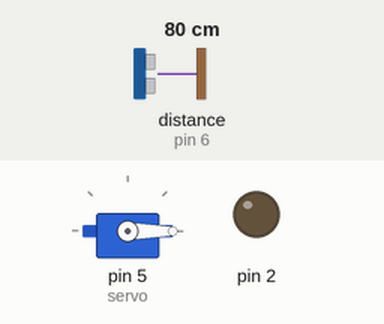
Recording of a sketch running on a simulated Arduino Uno, built with avr-gcc and run on an emulated ATmega328P. On the bench: servo, output pins drawn as LEDs (lit = HIGH). Dashed ring = blinking. The test bench sets the inputs (shaded band); at power-on: distance to the obstacle (sensor on pin 6) 80 cm. The echo pulse lasts 58.3 µs per cm; pins used as bus, display or sensor lines are not drawn.

Above: at 2.8 s.
2.9 s: distance to the obstacle (sensor on pin 6) set to 53 cm
5.6 s: distance to the obstacle (sensor on pin 6) set to 45 cm
At 6.8 s:
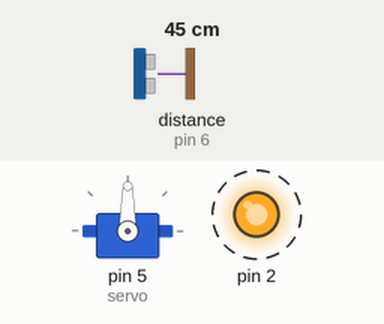
11.5 s: distance to the obstacle (sensor on pin 6) set to 60 cm
At 13.2 s:
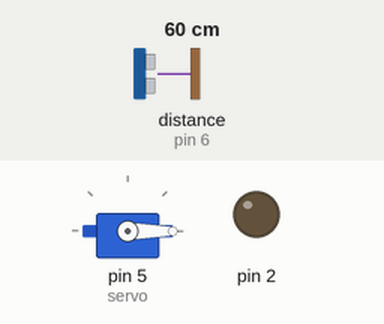
14.2 s: distance to the obstacle (sensor on pin 6) set to 2 cm
At 17.8 s:
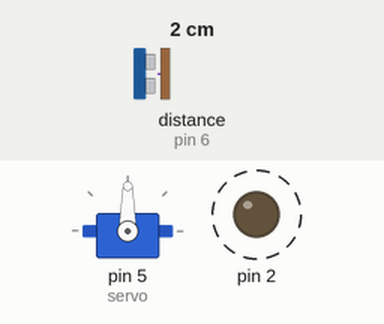
Timing chart, 0 to 21.2 s (numbered marks = the images above; inputs shaded):
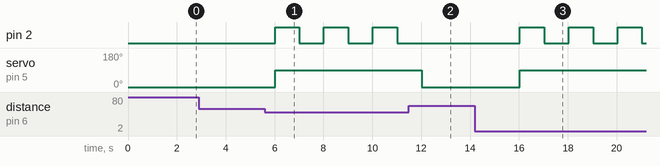

The sketch:

exp_1.ino
```cpp
#include <Servo.h>
float dist;
Servo servo;

void isr () {
  servo.write(90);
}

long readDist (int triggerPin,int echoPin)
{
  pinMode(triggerPin, OUTPUT);  // Clear the trigger
  digitalWrite(triggerPin, LOW);
  delayMicroseconds(2);
  // Sets the trigger pin to HIGH state for 10 microseconds
  digitalWrite(triggerPin, HIGH);
  delayMicroseconds(10);
  digitalWrite(triggerPin, LOW);
  pinMode(echoPin, INPUT);
  // Reads the echo pin, and returns the sound wave travel time in microseconds
  return pulseIn(echoPin, HIGH);
}

void setup()
{
  Serial.begin(9600);
  pinMode(2, OUTPUT);
  pinMode(5, OUTPUT);
  servo.attach(5);
  attachInterrupt(digitalPinToInterrupt(2), isr, HIGH);
}

void loop()
{
	dist = readDist(7, 6) * 0.01723;
  	if (dist < 50) {
		digitalWrite(2, HIGH);
    }
  	else {
      servo.write(0);
	  digitalWrite(2, LOW);
    }
    delay(1000);
    digitalWrite(2, LOW);
  	delay(1000);
}
```

Measured:
- the behaviour switches between 50 and 49 cm on distance to the obstacle (sensor on pin 6) (found by bisection; images 0 and 1)
- after the input at 2.9 s, every drawn part: stays the same
- after the input at 5.6 s, pin 2: alternates HIGH for 1.0 s and LOW for 1.0 s, starting after 0.42 s; servo on pin 5 (servo): 0° → 90° after 0.42 s
- after the input at 11.5 s, pin 2: stays LOW (without the input it goes to HIGH after 0.53 s); servo on pin 5 (servo): 90° → 0° after 0.53 s
- after the input at 14.2 s, pin 2: alternates HIGH for 1.0 s and LOW for 1.0 s, starting after 1.8 s; servo on pin 5 (servo): 0° → 90° after 1.8 s
